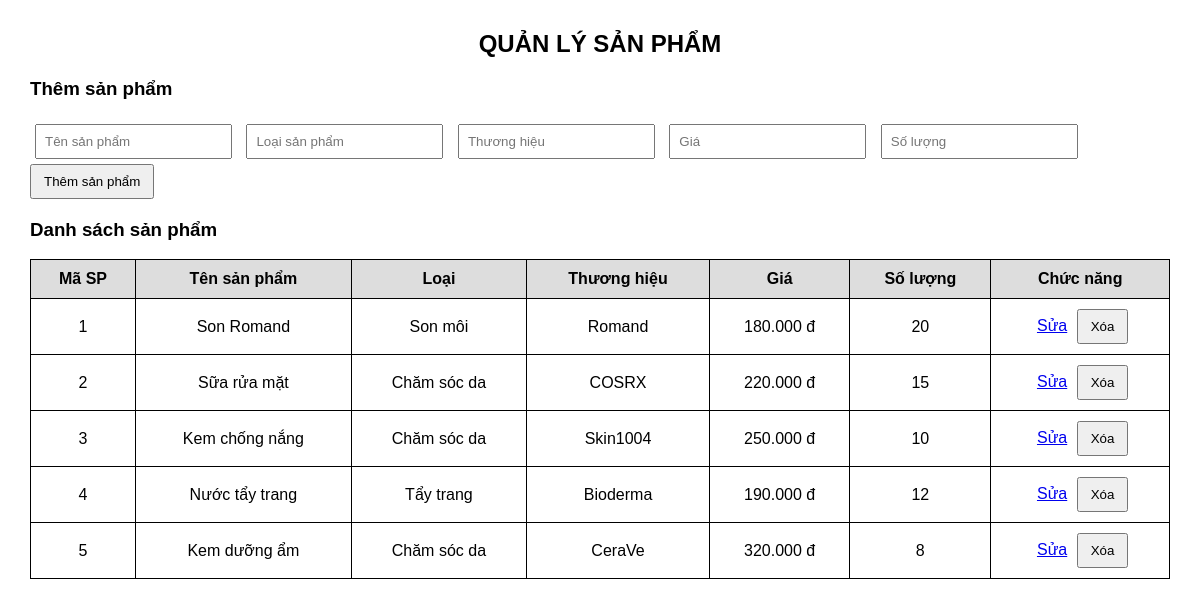
/BTVNCN/index.php, run on the app's committed database.
### tables this page shows
CREATE TABLE SanPham (
    MaSP INT AUTO_INCREMENT PRIMARY KEY,
    TenSP VARCHAR(100) NOT NULL,
    Loai VARCHAR(50),
    ThuongHieu VARCHAR(100),
    Gia DECIMAL(12,2) NOT NULL,
    SoLuong INT NOT NULL
);

### BTVNCN/index.php (the view, shortened to what this page needs)
<?php
require_once "db.php";
$sanPhamSua = null;
$dsSanPham = $conn->query("SELECT * FROM SanPham ORDER BY MaSP")->fetchAll(PDO::FETCH_ASSOC);
?>
<!DOCTYPE html>
<html lang="vi">
<head>
</head>
<body>
<h2>QUẢN LÝ SẢN PHẨM</h2>
<h3><?php echo $sanPhamSua ? "Sửa sản phẩm" : "Thêm sản phẩm"; ?></h3>
<form method="post">
    <input type="text" name="TenSP" placeholder="Tên sản phẩm"
           value="<?php echo htmlspecialchars($sanPhamSua['TenSP'] ?? ''); ?>"
           required>
    <input type="text" name="Loai" placeholder="Loại sản phẩm"
           value="<?php echo htmlspecialchars($sanPhamSua['Loai'] ?? ''); ?>">
    <input type="text" name="ThuongHieu" placeholder="Thương hiệu"
           value="<?php echo htmlspecialchars($sanPhamSua['ThuongHieu'] ?? ''); ?>">
    <input type="number" name="Gia" placeholder="Giá"
           min="0" step="0.01"
           value="<?php echo $sanPhamSua['Gia'] ?? ''; ?>" required>
    <input type="number" name="SoLuong" placeholder="Số lượng"
           min="0"
           value="<?php echo $sanPhamSua['SoLuong'] ?? ''; ?>" required>
    <?php if ($sanPhamSua): ?>
        <button type="submit" name="sua">Cập nhật</button>
        <a href="index.php">Hủy</a>
    <?php else: ?>
        <button type="submit" name="them">Thêm sản phẩm</button>
    <?php endif; ?>
</form>
<h3>Danh sách sản phẩm</h3>
<table>
    <tr>
        <th>Mã SP</th>
        <th>Tên sản phẩm</th>
        <th>Loại</th>
        <th>Thương hiệu</th>
        <th>Giá</th>
        <th>Số lượng</th>
        <th>Chức năng</th>
    </tr>
    <?php foreach ($dsSanPham as $sp): ?>
        <tr>
            <td><?php echo $sp['MaSP']; ?></td>
            <td><?php echo htmlspecialchars($sp['TenSP']); ?></td>
            <td><?php echo htmlspecialchars($sp['Loai']); ?></td>
            <td><?php echo htmlspecialchars($sp['ThuongHieu']); ?></td>
            <td><?php echo number_format($sp['Gia'], 0, ',', '.'); ?> đ</td>
            <td><?php echo $sp['SoLuong']; ?></td>
            <td>
                <a href="index.php?sua=<?php echo $sp['MaSP']; ?>">Sửa</a>
                <form method="post" style="display:inline"
                      onsubmit="return confirm('Bạn có muốn xóa sản phẩm này không?')">
                    <button type="submit" name="xoa">Xóa</button>
                </form>
            </td>
        </tr>
    <?php endforeach; ?>
</table>
</body>
</html

### BTVNCN/index.php (style rules this page uses)
body { font-family: Arial; margin: 30px; }
h2 { text-align: center; }
form { margin-bottom: 20px; }
input { padding: 8px; margin: 5px; }
button { padding: 8px 12px; cursor: pointer; }
table { width: 100%; border-collapse: collapse; }
th, td { border: 1px solid black; padding: 10px; text-align: center; }
th { background-color: #ddd; }
a { margin: 5px; }

### data on the page
sanpham: MaSP "1", TenSP "Son Romand", Loai "Son môi", ThuongHieu "Romand", Gia "180.000", SoLuong "20"
sanpham: MaSP "2", TenSP "Sữa rửa mặt", Loai "Chăm sóc da", ThuongHieu "COSRX", Gia "220.000", SoLuong "15"
sanpham: MaSP "3", TenSP "Kem chống nắng", Loai "Chăm sóc da", ThuongHieu "Skin1004", Gia "250.000", SoLuong "10"
sanpham: MaSP "4", TenSP "Nước tẩy trang", Loai "Tẩy trang", ThuongHieu "Bioderma", Gia "190.000", SoLuong "12"
sanpham: MaSP "5", TenSP "Kem dưỡng ẩm", Loai "Chăm sóc da", ThuongHieu "CeraVe", Gia "320.000", SoLuong "8"
